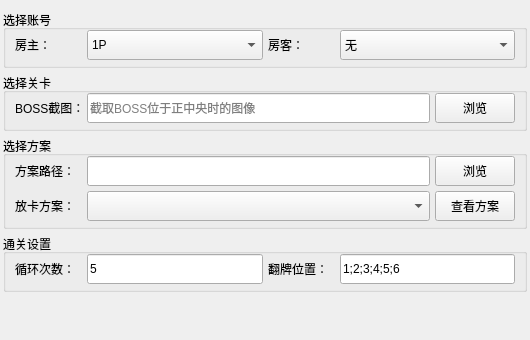
<?xml version="1.0" encoding="UTF-8"?>
<ui version="4.0">
 <class>WarriorChallengeParam</class>
 <widget class="QWidget" name="WarriorChallengeParam">
  <property name="geometry">
   <rect>
    <x>0</x>
    <y>0</y>
    <width>530</width>
    <height>340</height>
   </rect>
  </property>
  <property name="windowTitle">
   <string>Form</string>
  </property>
  <layout class="QVBoxLayout" name="verticalLayout_top">
   <property name="spacing">
    <number>5</number>
   </property>
   <property name="leftMargin">
    <number>3</number>
   </property>
   <property name="topMargin">
    <number>10</number>
   </property>
   <property name="rightMargin">
    <number>3</number>
   </property>
   <property name="bottomMargin">
    <number>3</number>
   </property>
   <item>
    <widget class="QGroupBox" name="groupBox_select_players">
     <property name="title">
      <string>选择账号</string>
     </property>
     <layout class="QHBoxLayout" name="horizontalLayout_select_player">
      <property name="spacing">
       <number>5</number>
      </property>
      <property name="topMargin">
       <number>0</number>
      </property>
      <property name="bottomMargin">
       <number>5</number>
      </property>
      <item>
       <widget class="QLabel" name="label_select_1p">
        <property name="maximumSize">
         <size>
          <width>67</width>
          <height>16777215</height>
         </size>
        </property>
        <property name="text">
         <string>房主：</string>
        </property>
       </widget>
      </item>
      <item>
       <widget class="QComboBox" name="comboBox_select_1p">
        <property name="minimumSize">
         <size>
          <width>0</width>
          <height>30</height>
         </size>
        </property>
        <item>
         <property name="text">
          <string>1P</string>
         </property>
        </item>
        <item>
         <property name="text">
          <string>2P</string>
         </property>
        </item>
       </widget>
      </item>
      <item>
       <widget class="QLabel" name="label_select_2p">
        <property name="maximumSize">
         <size>
          <width>67</width>
          <height>16777215</height>
         </size>
        </property>
        <property name="text">
         <string>房客：</string>
        </property>
       </widget>
      </item>
      <item>
       <widget class="QComboBox" name="comboBox_select_2p">
        <property name="minimumSize">
         <size>
          <width>0</width>
          <height>30</height>
         </size>
        </property>
        <item>
         <property name="text">
          <string>无</string>
         </property>
        </item>
        <item>
         <property name="text">
          <string>1P</string>
         </property>
        </item>
        <item>
         <property name="text">
          <string>2P</string>
         </property>
        </item>
       </widget>
      </item>
     </layout>
    </widget>
   </item>
   <item>
    <widget class="QGroupBox" name="groupBox_select_level">
     <property name="maximumSize">
      <size>
       <width>16777215</width>
       <height>60</height>
      </size>
     </property>
     <property name="title">
      <string>选择关卡</string>
     </property>
     <layout class="QHBoxLayout" name="horizontalLayout_select_level">
      <property name="spacing">
       <number>5</number>
      </property>
      <property name="topMargin">
       <number>0</number>
      </property>
      <property name="bottomMargin">
       <number>5</number>
      </property>
      <item>
       <widget class="QLabel" name="label_boss_pic">
        <property name="maximumSize">
         <size>
          <width>67</width>
          <height>16777215</height>
         </size>
        </property>
        <property name="text">
         <string>BOSS截图：</string>
        </property>
       </widget>
      </item>
      <item>
       <widget class="QLineEdit" name="lineEdit_boss_pic">
        <property name="minimumSize">
         <size>
          <width>0</width>
          <height>30</height>
         </size>
        </property>
        <property name="toolTip">
         <string>截取BOSS位于正中央时的图像</string>
        </property>
        <property name="placeholderText">
         <string>截取BOSS位于正中央时的图像</string>
        </property>
       </widget>
      </item>
      <item>
       <widget class="QPushButton" name="pushButton_boss_pic">
        <property name="minimumSize">
         <size>
          <width>80</width>
          <height>30</height>
         </size>
        </property>
        <property name="maximumSize">
         <size>
          <width>80</width>
          <height>30</height>
         </size>
        </property>
        <property name="toolTip">
         <string>截取BOSS位于正中央时的图像</string>
        </property>
        <property name="text">
         <string>浏览</string>
        </property>
       </widget>
      </item>
     </layout>
    </widget>
   </item>
   <item>
    <widget class="QGroupBox" name="groupBox_select_plan">
     <property name="title">
      <string>选择方案</string>
     </property>
     <layout class="QGridLayout" name="gridLayout_select_plan">
      <property name="topMargin">
       <number>0</number>
      </property>
      <property name="bottomMargin">
       <number>5</number>
      </property>
      <property name="spacing">
       <number>5</number>
      </property>
      <item row="0" column="0">
       <widget class="QLabel" name="label_plan_path">
        <property name="minimumSize">
         <size>
          <width>67</width>
          <height>0</height>
         </size>
        </property>
        <property name="maximumSize">
         <size>
          <width>67</width>
          <height>30</height>
         </size>
        </property>
        <property name="text">
         <string>方案路径：</string>
        </property>
       </widget>
      </item>
      <item row="0" column="1">
       <widget class="QLineEdit" name="lineEdit_plan_path">
        <property name="minimumSize">
         <size>
          <width>0</width>
          <height>30</height>
         </size>
        </property>
       </widget>
      </item>
      <item row="0" column="2">
       <widget class="QPushButton" name="pushButton_plan_path">
        <property name="minimumSize">
         <size>
          <width>80</width>
          <height>30</height>
         </size>
        </property>
        <property name="maximumSize">
         <size>
          <width>80</width>
          <height>30</height>
         </size>
        </property>
        <property name="text">
         <string>浏览</string>
        </property>
       </widget>
      </item>
      <item row="1" column="0">
       <widget class="QLabel" name="label_1p_plan">
        <property name="maximumSize">
         <size>
          <width>67</width>
          <height>30</height>
         </size>
        </property>
        <property name="text">
         <string>放卡方案：</string>
        </property>
       </widget>
      </item>
      <item row="1" column="1">
       <widget class="QComboBox" name="comboBox_1p_plan">
        <property name="minimumSize">
         <size>
          <width>0</width>
          <height>30</height>
         </size>
        </property>
       </widget>
      </item>
      <item row="1" column="2">
       <widget class="QPushButton" name="pushButton_view_plan">
        <property name="minimumSize">
         <size>
          <width>80</width>
          <height>30</height>
         </size>
        </property>
        <property name="maximumSize">
         <size>
          <width>80</width>
          <height>30</height>
         </size>
        </property>
        <property name="text">
         <string>查看方案</string>
        </property>
       </widget>
      </item>
     </layout>
    </widget>
   </item>
   <item>
    <widget class="QGroupBox" name="groupBox_level_setting">
     <property name="maximumSize">
      <size>
       <width>16777215</width>
       <height>90</height>
      </size>
     </property>
     <property name="title">
      <string>通关设置</string>
     </property>
     <layout class="QHBoxLayout" name="horizontalLayout">
      <property name="spacing">
       <number>5</number>
      </property>
      <property name="topMargin">
       <number>0</number>
      </property>
      <property name="bottomMargin">
       <number>5</number>
      </property>
      <item>
       <widget class="QLabel" name="label_loop_count">
        <property name="minimumSize">
         <size>
          <width>67</width>
          <height>0</height>
         </size>
        </property>
        <property name="text">
         <string>循环次数：</string>
        </property>
       </widget>
      </item>
      <item>
       <widget class="QLineEdit" name="lineEdit_loop_count">
        <property name="minimumSize">
         <size>
          <width>0</width>
          <height>30</height>
         </size>
        </property>
        <property name="text">
         <string>5</string>
        </property>
       </widget>
      </item>
      <item>
       <widget class="QLabel" name="label_flop_pos">
        <property name="minimumSize">
         <size>
          <width>67</width>
          <height>0</height>
         </size>
        </property>
        <property name="text">
         <string>翻牌位置：</string>
        </property>
       </widget>
      </item>
      <item>
       <widget class="QLineEdit" name="lineEdit_flop_pos">
        <property name="minimumSize">
         <size>
          <width>0</width>
          <height>30</height>
         </size>
        </property>
        <property name="text">
         <string>1;2;3;4;5;6</string>
        </property>
       </widget>
      </item>
     </layout>
    </widget>
   </item>
   <item>
    <spacer name="verticalSpacer">
     <property name="orientation">
      <enum>Qt::Vertical</enum>
     </property>
     <property name="sizeHint" stdset="0">
      <size>
       <width>20</width>
       <height>135</height>
      </size>
     </property>
    </spacer>
   </item>
  </layout>
 </widget>
 <resources/>
 <connections/>
</ui>
